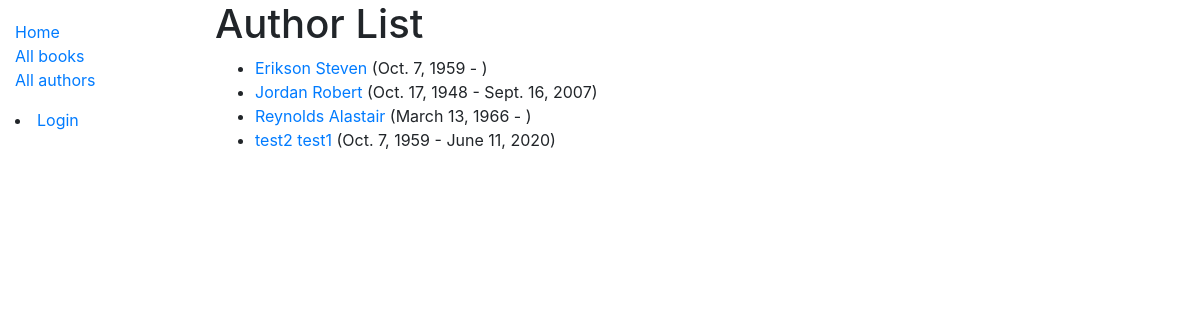
Screenshot of /catalog/authors/ with the database file from the repository.
### catalog/models.py (models this page shows, shortened)
class Author(models.Model):
    first_name = models.CharField(max_length=100)
    last_name = models.CharField(max_length=100)
    date_of_birth = models.DateField(null=True, blank=True, help_text='Format: YYYY-MM-DD')
    date_of_death = models.DateField('died', null=True, blank=True, help_text='Format: YYYY-MM-DD')
    class Meta:
        ordering = ['last_name', 'first_name']
    def get_absolute_url(self):
        return reverse('author-detail', args=[str(self.id)])

### catalog/views.py (the view)
# urls.py: path('authors/', views.AuthorListView.as_view(), name='authors'),
class AuthorListView(generic.ListView):
    model = Author
    paginate_by = 10

### catalog/templates/catalog/author_list.html
{% extends "base_generic.html" %}
{% block content %}
  <h1>Author List</h1>
  {% if author_list %}
  <ul>
    {% for author in author_list %}
      <li>
        <a href="{{ author.get_absolute_url }}">{{ author.last_name }} {{ author.first_name }}</a> ({{author.date_of_birth}} - {% if author.date_of_death %}{{author.date_of_death}}{% endif %})
      </li>
    {% endfor %}
  </ul>
  {% else %}
    <p>There are no authors in this library.</p>
  {% endif %}
{% endblock %}

### rows the page displays
Author: last_name "Erikson", first_name "Steven", date_of_birth "Oct. 7, 1959"
Author: last_name "Jordan", first_name "Robert", date_of_birth "Oct. 17, 1948", date_of_death "Sept. 16, 2007"
Author: last_name "Reynolds", first_name "Alastair", date_of_birth "March 13, 1966"
Author: last_name "test2", first_name "test1", date_of_birth "Oct. 7, 1959", date_of_death "June 11, 2020"
